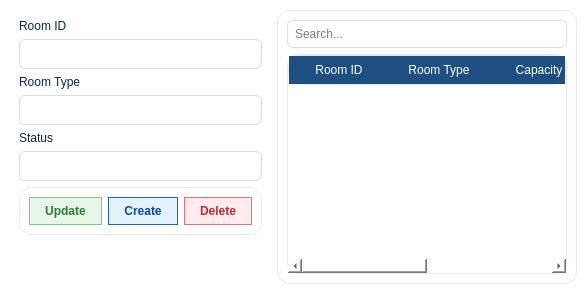
<?xml version="1.0" encoding="UTF-8"?>
<ui version="4.0">
 <class>EditContent</class>
 <widget class="QWidget" name="EditContent">
  <property name="styleSheet">
   <string notr="true">background-color: white;</string>
  </property>
  <layout class="QHBoxLayout" name="horizontalLayout">
   <property name="leftMargin"><number>10</number></property>
   <property name="topMargin"><number>10</number></property>
   <property name="rightMargin"><number>10</number></property>
   <property name="bottomMargin"><number>10</number></property>
   <item>
    <widget class="QWidget" name="formPanel" native="true">
     <layout class="QVBoxLayout" name="formLayout">
      <item>
       <widget class="QLabel" name="roomIDLabel">
        <property name="styleSheet"><string notr="true">color: #0B2545;</string></property>
        <property name="text"><string>Room ID</string></property>
       </widget>
      </item>
      <item>
       <widget class="QLineEdit" name="LineEditRoomID">
        <property name="styleSheet"><string notr="true">color: black; padding: 6px; border: 1px solid #ddd; border-radius: 6px;</string></property>
       </widget>
      </item>
      <item>
       <widget class="QLabel" name="roomTypeLabel">
        <property name="styleSheet"><string notr="true">color: #0B2545;</string></property>
        <property name="text"><string>Room Type</string></property>
       </widget>
      </item>
      <item>
       <widget class="QLineEdit" name="LineEditRoomType">
        <property name="styleSheet"><string notr="true">color: black; padding: 6px; border: 1px solid #ddd; border-radius: 6px;</string></property>
       </widget>
      </item>
      <item>
       <widget class="QLabel" name="statusLabel">
        <property name="styleSheet"><string notr="true">color: #0B2545;</string></property>
        <property name="text"><string>Status</string></property>
       </widget>
      </item>
      <item>
       <widget class="QLineEdit" name="LineEditStatus">
        <property name="styleSheet"><string notr="true">color: black; padding: 6px; border: 1px solid #ddd; border-radius: 6px;</string></property>
       </widget>
      </item>
      <item>
       <widget class="QFrame" name="btnFrame">
        <property name="styleSheet"><string notr="true">border-radius: 12px; border: 1px solid #E3EAF2;</string></property>
        <layout class="QHBoxLayout" name="btnLayout">
         <item>
          <widget class="QPushButton" name="btnUpdate">
           <property name="styleSheet"><string notr="true">QPushButton{background-color:#E8F5E9;border:1px solid #81C784;border-radius:15px;padding:6px 15px;color:#2E7D32;font-weight:500;}QPushButton:hover{background-color:#4CAF50;color:white;}</string></property>
           <property name="text"><string>Update</string></property>
          </widget>
         </item>
         <item>
          <widget class="QPushButton" name="btnCreate">
           <property name="styleSheet"><string notr="true">QPushButton{background-color:#E3F2FD;border:1px solid #1565C0;border-radius:15px;padding:6px 15px;color:#0D47A1;font-weight:500;}QPushButton:hover{background-color:#1E88E5;color:white;}</string></property>
           <property name="text"><string>Create</string></property>
          </widget>
         </item>
         <item>
          <widget class="QPushButton" name="btnDelete">
           <property name="styleSheet"><string notr="true">QPushButton{background-color:#FFEBEE;border:1px solid #E57373;border-radius:15px;padding:6px 15px;color:#C62828;font-weight:500;}QPushButton:hover{background-color:#EF5350;color:white;}</string></property>
           <property name="text"><string>Delete</string></property>
          </widget>
         </item>
        </layout>
       </widget>
      </item>
      <item>
       <spacer name="verticalSpacer">
        <property name="orientation"><enum>Qt::Vertical</enum></property>
        <property name="sizeHint" stdset="0"><size><width>20</width><height>40</height></size></property>
       </spacer>
      </item>
     </layout>
    </widget>
   </item>
   <item>
    <widget class="QFrame" name="tablePanel">
     <property name="minimumSize"><size><width>300</width><height>0</height></size></property>
     <property name="maximumSize"><size><width>16777215</width><height>16777215</height></size></property>
     <property name="styleSheet"><string notr="true">QFrame{background-color:white;border-radius:12px;border:1px solid #E3EAF2;}</string></property>
     <layout class="QVBoxLayout" name="tableLayout">
      <item>
       <widget class="QLineEdit" name="lineEditSearch">
        <property name="styleSheet"><string notr="true">color: black; padding: 5px; border: 1px solid #ddd; border-radius: 6px;</string></property>
        <property name="placeholderText"><string>Search...</string></property>
       </widget>
      </item>
      <item>
       <widget class="QTableWidget" name="tableWidget">
        <property name="maximumSize"><size><width>16777215</width><height>16777215</height></size></property>
        <property name="styleSheet"><string notr="true">QTableWidget{background-color:white;color:black;border:1px solid #E3EAF2;}QHeaderView::section{background-color:#1F4F82;color:white;padding:6px;border:none;}</string></property>
        <column><property name="text"><string>Room ID</string></property></column>
        <column><property name="text"><string>Room Type</string></property></column>
        <column><property name="text"><string>Capacity</string></property></column>
        <column><property name="text"><string>Status</string></property></column>
       </widget>
      </item>
     </layout>
    </widget>
   </item>
  </layout>
 </widget>
 <resources/>
 <connections/>
</ui>
